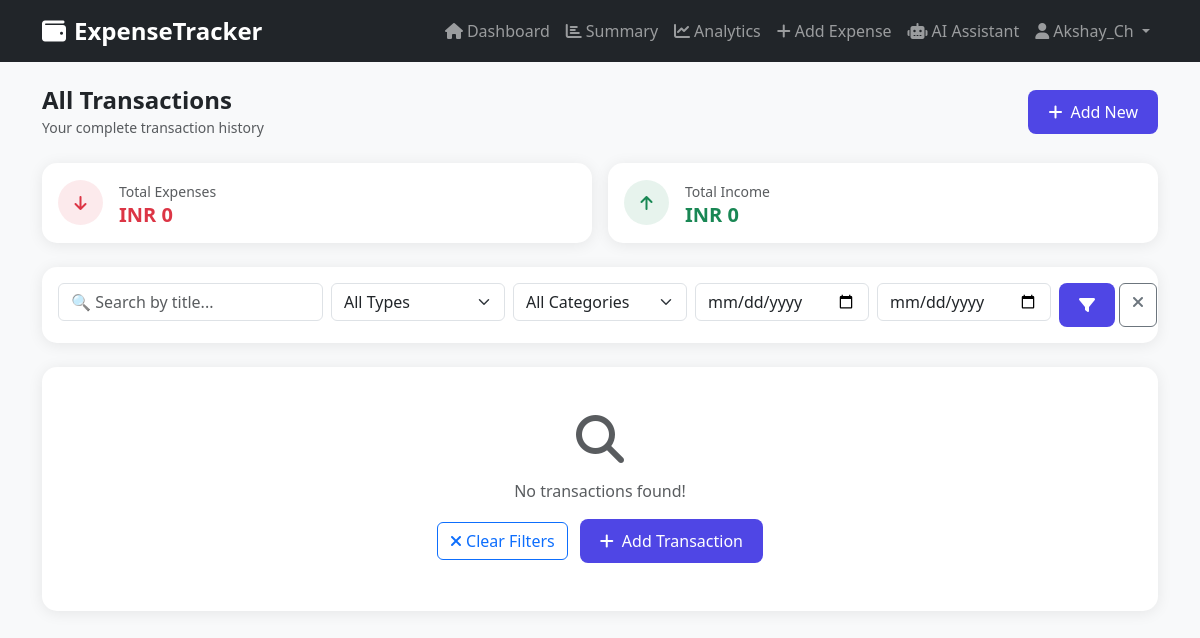
Page /expenses/ (signed in) on the earlier database version.
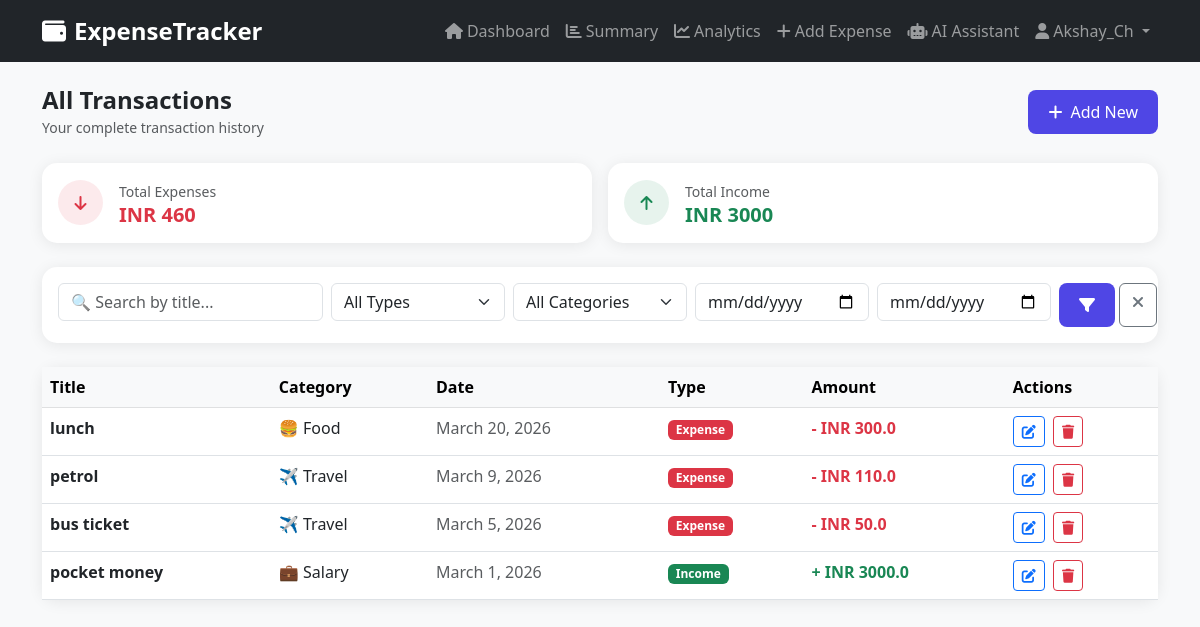
Same page on the later database version.
### accounts/models.py (models this page shows, shortened)
class UserProfile(models.Model):
    user = models.OneToOneField(User, on_delete=models.CASCADE)
    profile_picture = models.ImageField(
        upload_to='profile_pics/',
        blank=True,
        null=True
    )
    currency = models.CharField(
        max_length=10,
        default='USD'
    )
    monthly_budget = models.DecimalField(
        max_digits=10,
        decimal_places=2,
        default=0.00
    )
    created_at = models.DateTimeField(auto_now_add=True)

### expenses/models.py (models this page shows, shortened)
class Expense(models.Model):
    STATUS_CHOICES = [
        ('income', 'Income'),
        ('expense', 'Expense'),
    ]
    user = models.ForeignKey(User, on_delete=models.CASCADE)
    category = models.ForeignKey(Category, on_delete=models.SET_NULL, null=True)
    title = models.CharField(max_length=200)
    amount = models.DecimalField(max_digits=10, decimal_places=1)
    type = models.CharField(max_length=10, choices=STATUS_CHOICES, default='expense')
    date = models.DateField()
    note = models.TextField(blank=True)
    created_at = models.DateTimeField(auto_now_add=True)
    updated_at = models.DateTimeField(auto_now=True)
    class Meta:
        ordering = ['-date']

class Category(models.Model):
    name = models.CharField(max_length=100)
    icon = models.CharField(max_length=50, blank=True)  # emoji or icon name
    user = models.ForeignKey(User, on_delete=models.CASCADE)
    created_at = models.DateTimeField(auto_now_add=True)
    class Meta:
        verbose_name_plural = "Categories"
        ordering = ['name']

### expenses/views.py (the view)
# urls.py: path('expenses/', views.expense_list_view, name='expense_list'),
@login_required
def expense_list_view(request):
    expenses = Expense.objects.filter(
        user=request.user
    ).order_by('-date')
    search = request.GET.get('search', '')
    if search:
        expenses = expenses.filter(title__icontains=search)
    filter_type = request.GET.get('type', '')
    if filter_type in ['income', 'expense']:
        expenses = expenses.filter(type=filter_type)
    filter_category = request.GET.get('category', '')
    if filter_category:
        expenses = expenses.filter(category__id=filter_category)
    date_from = request.GET.get('date_from', '')
    date_to = request.GET.get('date_to', '')
    if date_from:
        expenses = expenses.filter(date__gte=date_from)
    if date_to:
        expenses = expenses.filter(date__lte=date_to)
    total_expenses = expenses.filter(
        type='expense'
    ).aggregate(total=Sum('amount'))['total'] or 0
    total_income = expenses.filter(
        type='income'
    ).aggregate(total=Sum('amount'))['total'] or 0
    from django.core.paginator import Paginator
    paginator = Paginator(expenses, 10)  # 10 per page
    page_number = request.GET.get('page')
    page_obj = paginator.get_page(page_number)
    categories = Category.objects.filter(user=request.user)
    try:
        currency = request.user.userprofile.currency
    except:
        currency = 'USD'
    context = {
        'page_obj': page_obj,
        'expenses': page_obj,
        'currency': currency,
        'total_expenses': total_expenses,
        'total_income': total_income,
        'categories': categories,
        'search': search,
        'filter_type': filter_type,
        'filter_category': filter_category,
        'date_from': date_from,
        'date_to': date_to,
    }
    return render(request, 'expenses/expense_list.html', context)

### templates/expenses/expense_list.html (shortened to what this page needs)
{% extends 'base.html' %}
{% block content %}
<div class="d-flex justify-content-between align-items-center mb-4">
    <div>
        <h4 class="fw-bold mb-0">All Transactions</h4>
        <small class="text-muted">Your complete transaction history</small>
    </div>
    <a href="{% url 'add_expense' %}" class="btn btn-primary">
        <i class="fas fa-plus me-2"></i>Add New
    </a>
</div>
<div class="row g-3 mb-4">
    <div class="col-md-6">
        <div class="card p-3">
            <div class="d-flex align-items-center">
                <div class="rounded-circle bg-danger bg-opacity-10
                            d-flex align-items-center justify-content-center me-3"
                     style="width:45px; height:45px;">
                    <i class="fas fa-arrow-down text-danger"></i>
                </div>
                <div>
                    <small class="text-muted">Total Expenses</small>
                    <h5 class="fw-bold mb-0 text-danger">
                        {{ currency }} {{ total_expenses }}
                    </h5>
                </div>
            </div>
        </div>
    </div>
    <div class="col-md-6">
        <div class="card p-3">
            <div class="d-flex align-items-center">
                <div class="rounded-circle bg-success bg-opacity-10
                            d-flex align-items-center justify-content-center me-3"
                     style="width:45px; height:45px;">
                    <i class="fas fa-arrow-up text-success"></i>
                </div>
                <div>
                    <small class="text-muted">Total Income</small>
                    <h5 class="fw-bold mb-0 text-success">
                        {{ currency }} {{ total_income }}
                    </h5>
                </div>
            </div>
        </div>
    </div>
</div>
<div class="card mb-4 p-3">
    <form method="GET">
        <div class="row g-2">
            <div class="col-md-3">
                <input type="text"
                       name="search"
                       class="form-control"
                       placeholder="🔍 Search by title..."
                       value="{{ search }}">
            </div>
            <div class="col-md-2">
                <select name="type" class="form-select">
                    <option value="">All Types</option>
                </select>
            </div>
            <div class="col-md-2">
                <select name="category" class="form-select">
                    <option value="">All Categories</option>
                </select>
            </div>
            <div class="col-md-2">
                <input type="date"
                       name="date_from"
                       class="form-control"
                       value="{{ date_from }}"
                       placeholder="From date">
            </div>
            <div class="col-md-2">
                <input type="date"
                       name="date_to"
                       class="form-control"
                       value="{{ date_to }}"
                       placeholder="To date">
            </div>
            <div class="col-md-1 d-flex gap-1">
                <button type="submit" class="btn btn-primary w-100">
                    <i class="fas fa-filter"></i>
                </button>
                <a href="{% url 'expense_list' %}"
                   class="btn btn-outline-secondary w-100">
                    <i class="fas fa-times"></i>
                </a>
            </div>
        </div>
    </form>
</div>
<div class="card">
    <div class="card-body p-0">
        {% if expenses %}
        <div class="table-responsive">
            <table class="table table-hover mb-0">
                <thead class="table-light">
                    <tr>
                        <th>Title</th>
                        <th>Category</th>
                        <th>Date</th>
                        <th>Type</th>
                        <th>Amount</th>
                        <th>Actions</th>
                    </tr>
                </thead>
                <tbody>
                    {% for expense in expenses %}
                    <tr>
                        <td class="fw-semibold">{{ expense.title }}</td>
                        <td>
                            {% if expense.category %}
                                {{ expense.category.icon }}
                                {{ expense.category.name }}
                            {% else %}
                                <span class="text-muted">—</span>
                            {% endif %}
                        </td>
                        <td class="text-muted">{{ expense.date }}</td>
                        <td>
                            {% if expense.type == 'income' %}
                                <span class="badge bg-success">Income</span>
                            {% else %}
                                <span class="badge bg-danger">Expense</span>
                            {% endif %}
                        </td>
                        <td>
                            <span class="fw-bold
                                {% if expense.type == 'income' %}
                                    text-success
                                {% else %}
                                    text-danger
                                {% endif %}">
                                {% if expense.type == 'income' %}+{% else %}-{% endif %}
                                {{ currency }} {{ expense.amount }}
                            </span>
                        </td>
                        <td>
                            <a href="{% url 'edit_expense' expense.id %}"
                               class="btn btn-sm btn-outline-primary me-1">
                                <i class="fas fa-edit"></i>
                            </a>
                            <a href="{% url 'delete_expense' expense.id %}"
                               class="btn btn-sm btn-outline-danger">
                                <i class="fas fa-trash"></i>
                            </a>
                        </td>
                    </tr>
                    {% endfor %}
                </tbody>
            </table>
        </div>
        {% else %}
        <div class="text-center py-5">
            <i class="fas fa-search fa-3x text-muted mb-3"></i>
            <p class="text-muted">No transactions found!</p>
            <a href="{% url 'expense_list' %}" class="btn btn-outline-primary me-2">
                <i class="fas fa-times me-1"></i>Clear Filters
            </a>
            <a href="{% url 'add_expense' %}" class="btn btn-primary">
                <i class="fas fa-plus me-2"></i>Add Transaction
            </a>
        </div>
        {% endif %}
    </div>
</div>
{% endblock %}

### templates/base.html (shortened to what this page needs)
<!DOCTYPE html>
<html lang="en">
<head>
    <link href="https://cdn.jsdelivr.net/npm/bootstrap@5.3.0/dist/css/bootstrap.min.css" rel="stylesheet">
    <link href="https://cdnjs.cloudflare.com/ajax/libs/font-awesome/6.4.0/css/all.min.css" rel="stylesheet">
</head>
<body>
    {% if user.is_authenticated %}
    <nav class="navbar navbar-expand-lg navbar-dark bg-dark">
        <div class="container">
            <a class="navbar-brand" href="#">
                <i class="fas fa-wallet me-2"></i>ExpenseTracker
            </a>
            <div class="collapse navbar-collapse" id="navbarNav">
                <ul class="navbar-nav ms-auto">
                    <li class="nav-item">
                        <a class="nav-link" href="{% url 'dashboard' %}">
                            <i class="fas fa-home me-1"></i>Dashboard
                        </a>
                    </li>
                    <li class="nav-item">
                        <a class="nav-link" href="{% url 'summary' %}">
                            <i class="fas fa-chart-bar me-1"></i>Summary
                        </a>
                    </li>
                    <li class="nav-item">
                        <a class="nav-link" href="{% url 'analytics' %}">
                            <i class="fas fa-chart-line me-1"></i>Analytics
                        </a>
                    </li>
                    <li class="nav-item">
                        <a class="nav-link" href="{% url 'add_expense' %}">
                            <i class="fas fa-plus me-1"></i>Add Expense
                        </a>
                    </li>
                     <li class="nav-item">
                        <a class="nav-link" href="{% url 'ai_assistant' %}">
                            <i class="fas fa-robot me-1"></i>AI Assistant
                        </a>
                    </li>
                    <li class="nav-item dropdown">
                        <a class="nav-link dropdown-toggle" href="#"
                           data-bs-toggle="dropdown">
                            <i class="fas fa-user me-1"></i>{{ user.username }}
                        </a>
                    </li>
                </ul>
            </div>
        </div>
    </nav>
    {% endif %}
    <main class="container my-4">
        {% block content %}{% endblock %}
    </main>
</body>
</html>

### templates/base.html (style rules this page uses)
body { background-color: #f8f9fa; font-family: 'Segoe UI', sans-serif; }
.navbar-brand { font-weight: 700; font-size: 1.5rem; }
.card { border: none; border-radius: 15px; box-shadow: 0 2px 15px rgba(0,0,0,0.08); }
.btn-primary { background: #4f46e5; border: none; border-radius: 8px; padding: 10px 20px; }

Differences in the rows shown:
added Expense: title "lunch", category.icon "🍔", category.name "Food", date "March 20, 2026", type "Expense", {{ currency }} "INR", amount "300.0"
added Expense: title "petrol", category.icon "✈️", category.name "Travel", date "March 9, 2026", type "Expense", {{ currency }} "INR", amount "110.0"
added Expense: title "bus ticket", category.icon "✈️", category.name "Travel", date "March 5, 2026", type "Expense", {{ currency }} "INR", amount "50.0"
added Expense: title "pocket money", category.icon "💼", category.name "Salary", date "March 1, 2026", type "Income", {{ currency }} "INR", amount "3000.0"
Other differences:
{{ total_expenses }}: "0" → "460"
{{ total_income }}: "0" → "3000"
text no longer shown: "No transactions found! Clear Filters Add Transaction"
text now shown: "Title Category Date Type Amount Actions"
